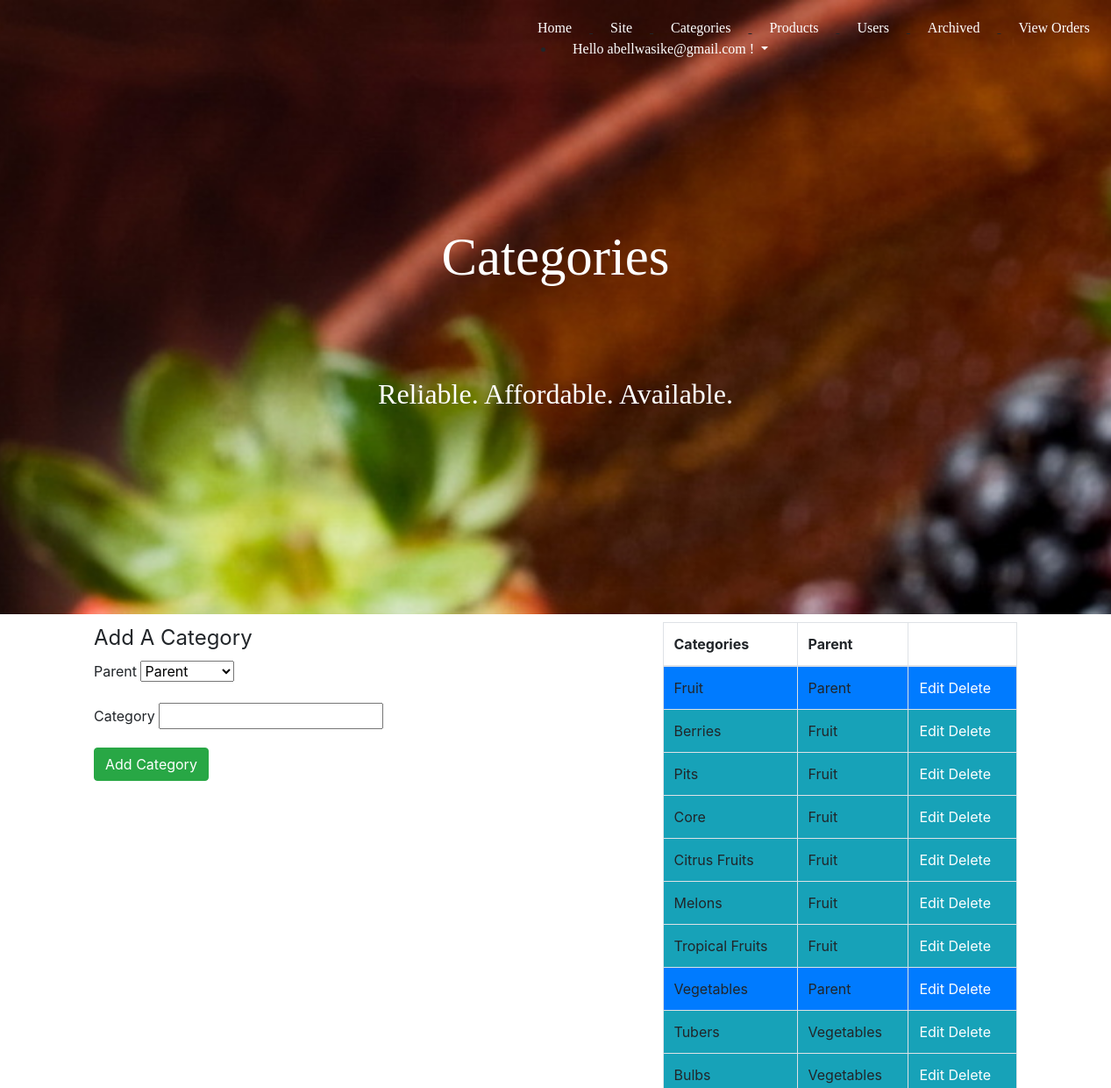
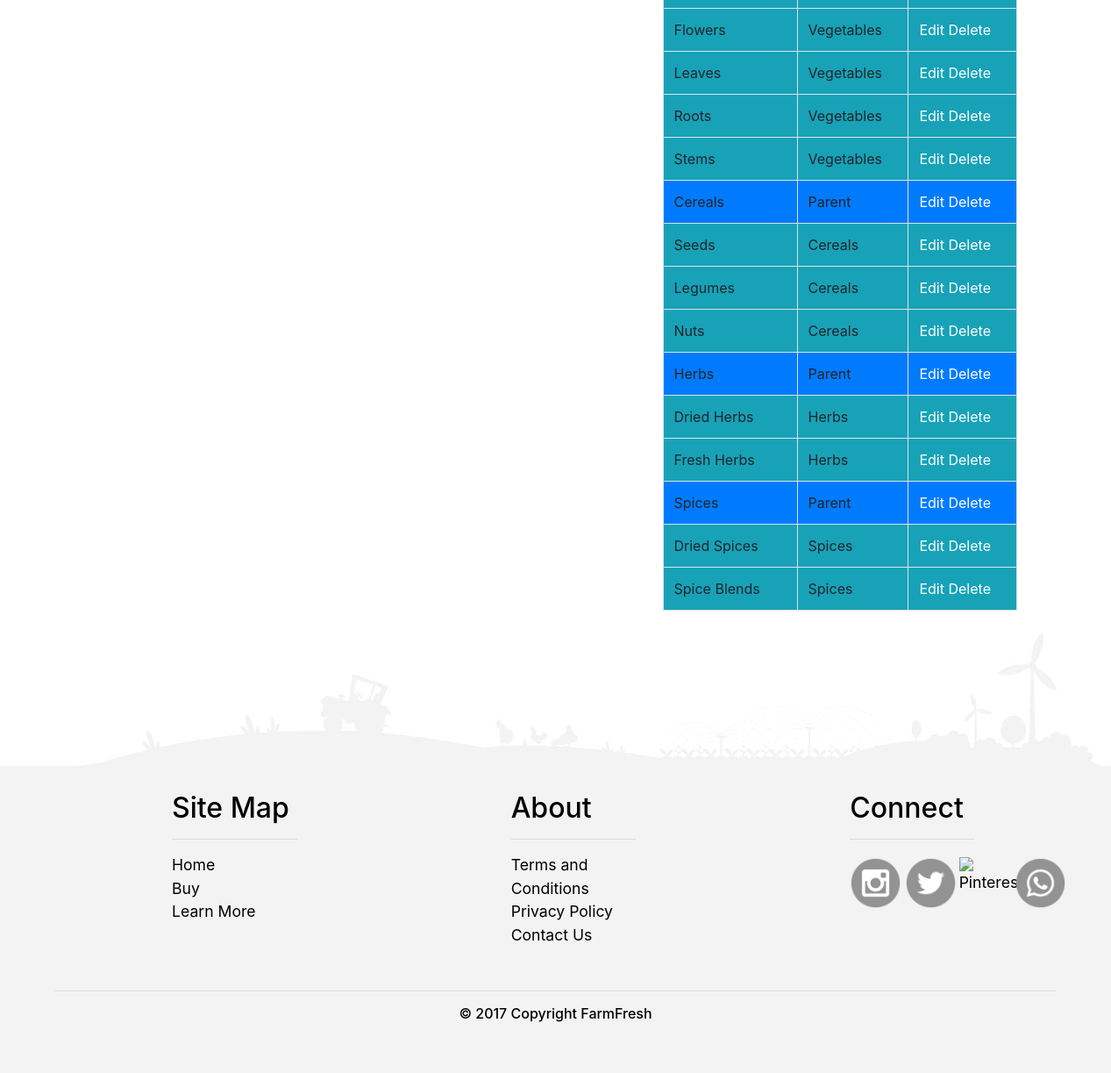
Screenshot of /admin/categories.php (signed in) with the database file from the repository (2 pictures, top to bottom).
### tables this page shows
CREATE TABLE `category` (
  `Categoryid` int(11) NOT NULL,
  `Name` varchar(50) NOT NULL,
  `Parent` int(11) NOT NULL DEFAULT 0
);

### admin/categories.php (the view, shortened to what this page needs)
<?php
require_once '../includes/init.php';
$category = '';
$post_parent = '';
$category_value = '';
$parent_value = 0;
if(isset($_GET['edit'])){
$category_value = $edit_category['Name'];
$parent_value = $edit_category['Parent'];
}else{
 if(isset($_POST)){
   $category_value = $category;
   $parent_value = $post_parent;
 }
}
 ?>
<!DOCTYPE html>
  <html lang="en">
  <head>
    <link rel="stylesheet" href="https://maxcdn.bootstrapcdn.com/bootstrap/4.0.0-alpha.6/css/bootstrap.min.css">
  </head>
  <body>
  <div class="start">
  <div class="topnav">
<a href="admin.php">Home</a>
<a href="../index.php">Site</a>
<a href="categories.php">Categories</a>
<a href="products.php">Products</a>
<a href="users.php">Users</a>
<a href="archived.php">Archived</a>
<a href="vieworders.php">View Orders</a>
<ul>
<li class="dropdown">
  <a href="#" class="dropdown-toggle" data-toggle="dropdown">Hello <?php echo $_SESSION['UserID']; ?> !
  </a>
</li>
</ul>
</div>
<div class="title text-center">
<h1 style="font-size:3.8em;color:white;">Categories</h1>
</div>
<div class="title1 text-center">
<h2>Reliable. Affordable. Available.</h2>
</div>
  </div>
<div class="row" style="height:900px;margin-bottom: 360px">
  <div class="col-md-6">
  <form class="" action="categories.php<?php echo((isset($_GET['edit']))?'?edit='.$edit_id:''); ?>" method="POST">
    <legend><?php echo((isset($_GET['edit']))?'Edit ':'Add '); ?> A Category</legend>
  <div class="form-group">
    <label>Parent</label>
    <select name="parent" id="parent">
      <option value="0"<?php echo(($parent_value == 0)?' selected="selected"':''); ?>>Parent</option>
    </select>
  </div>
   <div class="form-group">
    <label>Category</label>
    <input type="text" name="category" value="<?php echo $category_value; ?>"/>
   </div>
   <div class="form-group">
     <input type="submit" value="<?php echo ((isset($_GET['edit']))?'Edit ':'Add '); ?> Category" class="btn btn-success"/>
   </div>
  </form>
  </div>
  <div class="col-md-6">
    <table class="table table-bordered">
      <thead>
        <th>Categories</th><th>Parent</th><th></th>
      </thead>
      <tbody>
        <?php
        $sql = "SELECT * FROM Category WHERE Parent = 0";
          $result = $db->query($sql);
        while($parent = mysqli_fetch_assoc($result)):
          $parent_id = (int)$parent['Categoryid'];
          $sql2 = "SELECT * FROM Category WHERE Parent = '$parent_id'";
          $cresult = $db->query($sql2);
        ?>
        <tr class="bg-primary">
         <td><?php echo $parent['Name']; ?></td>
        <td>Parent</td>
          <td>
           <a href="categories.php?edit=<?php echo $parent['Categoryid']; ?>" style="color:white;">Edit</a>
           <a href="categories.php?delete=<?php echo $parent['Categoryid']; ?>" style="color:white;">Delete</a>
          </td>
        </tr>
        <?php while($child = mysqli_fetch_assoc($cresult)): ?>
           <tr class="bg-info">
         <td><?php echo $child['Name']; ?></td>
        <td><?php echo $parent['Name']; ?></td>
          <td>
           <a href="categories.php?edit=<?php echo $child['Categoryid']; ?>" style="color:white;">Edit</a>
           <a href="categories.php?delete=<?php echo $child['Categoryid']; ?>" style="color:white;">Delete</a>
          </td>
        </tr>
       <?php endwhile; ?>
      <?php endwhile; ?>
      </tbody>
    </table>
  </div>
</div>
  <footer>
<div class="foot"><img src="/copy/f1.jpg" alt="farm" style="padding-left:87px;"/></div>
<div class="foot1" style="color:black;">
<div class="container5">
<div class="overall">
<div class="row">
<div class="col-lg-4 col-md-6 col-sm-6">
<h2>Site Map</h2>
<hr>
<a href="#">Home</a><br>
<a href="#">Buy</a><br>
<a href="#">Learn More</a>
</div>
<div class="col-lg-4 col-md-6 col-sm-6">
<h2>About</h2>
<hr>
<a href="#">Terms and Conditions</a><br>
<a href="#">Privacy Policy</a><br>
<a href="#">Contact Us</a>
</div>
<div class="col-lg-4 col-md-6 col-sm-6">
<h2>Connect</h2>
<hr>
<div class="medcover">
<div class="med">
<div class="row">
<div class="col-lg-3 col-md-4 col-sm-6">
 <a href=#><img src="/copy/instagram.png" alt="Instagram" style="height:67px;padding:4px 0px;"/></a>
</div>
<div class="col-lg-3 col-md-4 col-sm-6">
<a href=#><img src="/copy/twitter.png" alt="Twitter" style="height:67px;padding:4px 20px;"/></a>
</div>
<div class="col-lg-3 col-md-4 col-sm-6">
<a href=#><img src="/copy/pinterest.png" alt="Pinterest" style="height:67px;padding:4px 38px;" /></a>
</div>
<div class="col-lg-3 col-md-4 col-sm-6">
<a href=#><img src="/copy/whatsApp.png" alt="Whatsapp" style="height:67px;padding:4px 58px;" /></a>
</div>
</div>
</div>
</div>
</div>
</div>
</div>
</div>
<hr style="width:90%;opacity:1;">
 <h4 style="font-size:1em;text-align:center;">&copy 2017 Copyright FarmFresh</h4>
</div>
</footer>
</body>
</html>

### admin/categories.php (style rules this page uses)
.start { background-image:url("/copy/fruit1.jpg"); min-width: 100%; height:700px; background-attachment: fixed; background-position: center; background-repeat: no-repeat; background-size: cover; font-family: 'Handlee', cursive; }
.topnav { padding-top:20px; padding-left: 593px; padding-right:0px; display:inline-block; text-decoration: underline; }
.topnav a { color:white; margin:0px 20px; font-size:1.0em; text-decoration: none; display:inline-block; position:relative; }
.topnav a:before { content: ""; position: absolute; width: 100%; height: 2px; bottom: 0; left: 0; background-color: white; visibility: hidden; -webkit-transform: scaleX(0); transform: scaleX(0); -webkit-transition: all 0.3s ease-in-out 0s; transition: all 0.3s ease-in-out 0s; }
.title { padding:173px 457px; min-width:46%; height:50px; text-align:center; }
.title1 { padding:0px 400px; color:white; text-align:center; }
.container5 { min-width:100%; height:240px; }
.medcover { min-width:100%; height:170px; }
.med { padding-top:0px; padding-left:0px; padding-right:0px; padding-bottom:0px; }
.row { zoom:1; }
.overall { padding-top:20px; padding-left:89px; padding-right:48px; padding-bottom:0px; }
.col-md-6 { padding:9px 122px; margin:0px 0px; box-sizing:border-box; height:177px; }
footer { min-width:100%; height:200px; }
.foot { height:100px; }
.foot1 { background-color:#f3f3f3; height:350px; margin-top:53px; }
footer a { color:black; text-align:center; font-size:1.1em; }

### rows the page displays
category: Name "Fruit"
category: Name "Berries"
category: Name "Pits"
category: Name "Core"
category: Name "Citrus Fruits"
category: Name "Melons"
category: Name "Tropical Fruits"
category: Name "Vegetables"
category: Name "Tubers"
category: Name "Bulbs"
category: Name "Flowers"
category: Name "Leaves"
category: Name "Roots"
category: Name "Stems"
category: Name "Cereals"
category: Name "Seeds"
category: Name "Legumes"
category: Name "Nuts"
category: Name "Herbs"
category: Name "Dried Herbs"
category: Name "Fresh Herbs"
category: Name "Spices"
category: Name "Dried Spices"
category: Name "Spice Blends"

### other values shown
$_SESSION['UserID'] "abellwasike@gmail.com"
